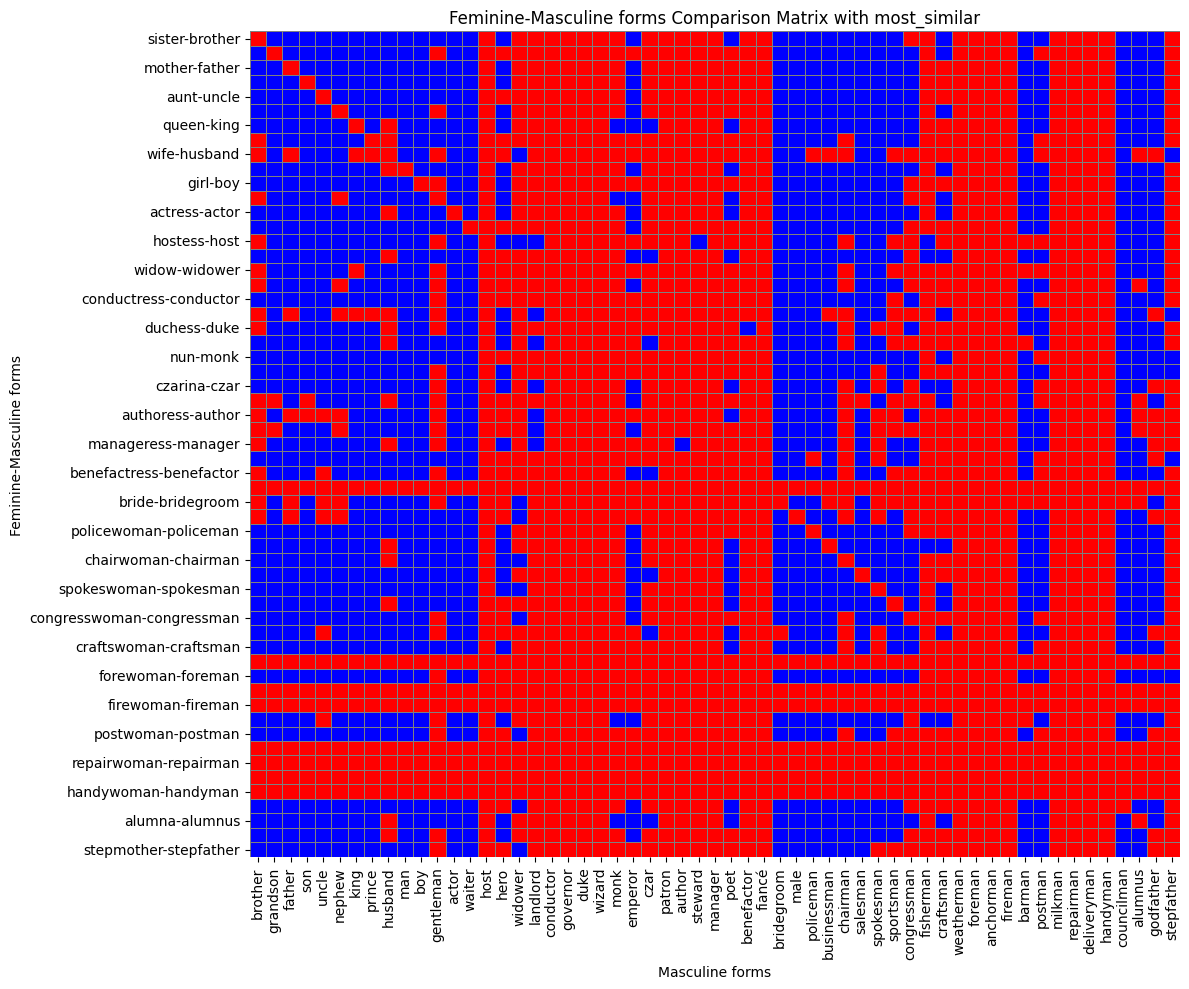

Write the Python code that produced this figure.
import seaborn as sns
from tqdm import tqdm
import numpy as np
import pandas as pd
import matplotlib.pyplot as plt

# Caricamento del dataset
input_path = "masculine_feminile_csv.csv"
df = pd.read_csv(input_path)

# Liste delle parole
feminine = df['feminine'].tolist()
masculine = df['masculine'].tolist()

# Inizializza matrice
matrix = np.zeros((len(feminine), len(masculine)), dtype=int)

# Loop su tutte le combinazioni: comp_i - pos_i + pos_j ≈ comp_j
for i in tqdm(range(len(feminine)), desc="Processing rows"):
    comp_i = feminine[i]
    pos_i = masculine[i]

    try:
        for j in range(len(masculine)):
            pos_j = masculine[j]
            comp_j = feminine[j]

            # Operazione vettoriale: comp_i - pos_i + pos_j
            predicted = word_vectors.most_similar(positive=[comp_i, pos_j], negative=[pos_i], topn=1)

            if predicted[0][0] == comp_j:
                matrix[i, j] = 1

    except KeyError:
        continue  # salta combinazioni con parole non presenti

# Etichette righe e colonne
index_labels = [f"{c1}-{p1}" for c1, p1 in zip(feminine, masculine)]
result_df = pd.DataFrame(matrix, index=index_labels, columns=masculine)

# Visualizzazione heatmap
plt.figure(figsize=(12, 10))
sns.heatmap(result_df, cmap=sns.color_palette(["red", "blue"]), cbar=False, linewidths=0.5, linecolor='gray')
plt.title("Feminine-Masculine forms Comparison Matrix with most_similar")
plt.xlabel("Masculine forms")
plt.ylabel("Feminine-Masculine forms")
plt.xticks(rotation=90)
plt.yticks(rotation=0)
plt.tight_layout()
plt.show()

# Statistiche
count_ones = np.sum(matrix == 1)
count_zeros = np.sum(matrix == 0)
total = count_ones + count_zeros
percent_ones = (count_ones / total) * 100

print(f"Conteggio '1': {count_ones}")
print(f"Conteggio '0': {count_zeros}")
print(f"Percentuale '1': {percent_ones:.2f}%")
